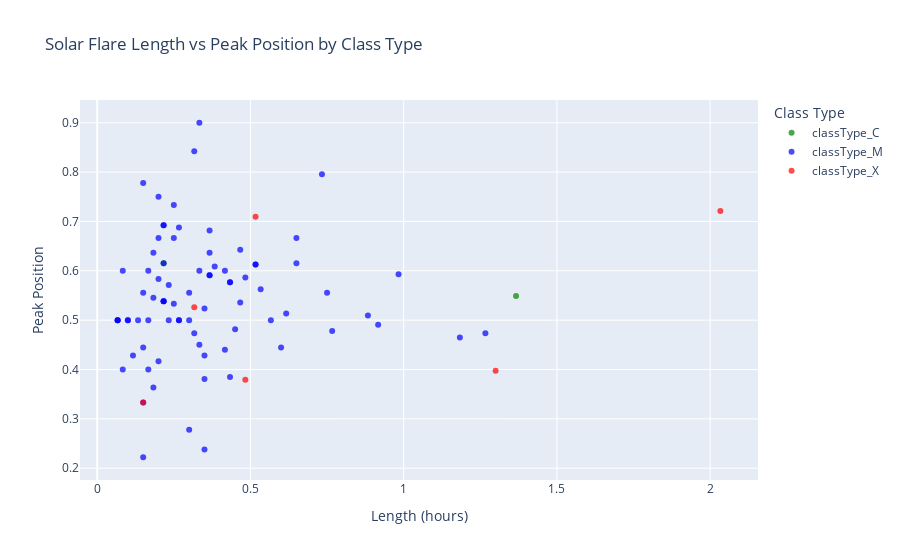

Notebook code cell kept with this figure:
### Code cell
# melting the dataframe from wide rows to long columns
df_sorted = df.melt(id_vars=['flrID', 'peakPosition', 'length'], value_vars=['classType_C', 'classType_M', 'classType_X'], var_name='ClassType', value_name='Presence')

# filter the dataframe to only include rows where the class type is present
df_sorted = df_sorted[df_sorted['Presence'] == 1]

# convert length to hours so it can be represented as a floating-point
df_sorted['length_hours'] = df_sorted['length'].dt.total_seconds() / 3600

# assign colors based on class type to be called later in figure
color_map = {'classType_C': 'green', 'classType_M': 'blue', 'classType_X': 'red'}

# create the scatter plot
fig = px.scatter(
    df_sorted,
    x='length_hours',
    y='peakPosition',
    color='ClassType',
    hover_name='flrID',
    title='Solar Flare Length vs Peak Position by Class Type',
    labels={
        'length_hours': 'Length (hours)',
        'peakPosition': 'Peak Position',
        'ClassType': 'Class Type'
    },
    color_discrete_map=color_map,
    opacity=0.7
)

fig.show()

### Figure 1 — Plotly figure (JSON) as saved in the notebook; plotly's stock layout.template omitted (floating-point values rounded to 4 significant figures)
{"data": [{"hovertemplate": "<b>%{hovertext}</b><br><br>Class Type=classType_C<br>Length (hours)=%{x}<br>Peak Position=%{y}<extra></extra>", "hovertext": ["2024-09-26T19:41:00-FLR-001", "2024-09-29T05:26:00-FLR-001"], "legendgroup": "classType_C", "marker": {"color": "green", "opacity": 0.7, "symbol": "circle"}, "mode": "markers", "name": "classType_C", "orientation": "v", "showlegend": true, "type": "scatter", "x": [0.2167, 1.367], "xaxis": "x", "y": [0.6154, 0.5488], "yaxis": "y"}, {"hovertemplate": "<b>%{hovertext}</b><br><br>Class Type=classType_M<br>Length (hours)=%{x}<br>Peak Position=%{y}<extra></extra>", "hovertext": ["2024-09-22T21:12:00-FLR-001", "2024-09-23T14:23:00-FLR-001", "2024-09-25T22:57:00-FLR-001", "2024-09-26T22:58:00-FLR-001", "2024-09-29T12:49:00-FLR-001", "2024-09-29T14:09:00-FLR-001", "2024-09-29T14:31:00-FLR-001", "2024-09-30T23:37:00-FLR-001", "2024-10-01T14:41:00-FLR-001", "2024-10-01T18:52:00-FLR-001", "2024-10-02T01:43:00-FLR-001", "2024-10-02T02:31:00-FLR-001", "2024-10-02T05:30:00-FLR-001", "2024-10-02T06:19:00-FLR-001", "2024-10-02T13:22:00-FLR-001", "2024-10-02T19:58:00-FLR-001", "2024-10-02T20:27:00-FLR-001", "2024-10-03T02:23:00-FLR-001", "2024-10-03T03:22:00-FLR-001", "2024-10-03T08:10:00-FLR-001", "2024-10-03T08:30:00-FLR-001", "2024-10-03T09:19:00-FLR-001", "2024-10-03T12:00:00-FLR-001", "2024-10-03T17:18:00-FLR-001", "2024-10-03T19:18:00-FLR-001", "2024-10-03T20:09:00-FLR-001", "2024-10-03T21:39:00-FLR-001", "2024-10-03T23:26:00-FLR-001", "2024-10-04T00:09:00-FLR-001", "2024-10-04T04:36:00-FLR-001", "2024-10-04T05:30:00-FLR-001", "2024-10-04T10:58:00-FLR-001", "2024-10-04T20:55:00-FLR-001", "2024-10-04T22:04:00-FLR-001", "2024-10-05T00:07:00-FLR-001", "2024-10-05T08:18:00-FLR-001", "2024-10-05T08:37:00-FLR-001", "2024-10-05T20:33:00-FLR-001", "2024-10-05T23:10:00-FLR-001", "2024-10-06T00:09:00-FLR-001", "2024-10-06T01:30:00-FLR-001", "2024-10-06T15:14:00-FLR-001", "2024-10-06T16:41:00-FLR-001", "2024-10-06T18:52:00-FLR-001", "2024-10-06T20:52:00-FLR-001", "2024-10-07T18:03:00-FLR-001", "2024-10-08T01:01:00-FLR-001", "2024-10-08T08:43:00-FLR-001", "2024-10-09T05:41:00-FLR-001", "2024-10-09T22:59:00-FLR-001", "2024-10-10T11:47:00-FLR-001", "2024-10-10T12:10:00-FLR-001", "2024-10-10T12:22:00-FLR-001", "2024-10-10T16:51:00-FLR-001", "2024-10-10T21:54:00-FLR-001", "2024-10-11T15:48:00-FLR-001", "2024-10-11T16:07:00-FLR-001", "2024-10-11T22:50:00-FLR-001", "2024-10-14T00:04:00-FLR-001", "2024-10-14T13:22:00-FLR-001", "2024-10-15T02:02:00-FLR-001", "2024-10-15T02:23:00-FLR-001", "2024-10-15T10:00:00-FLR-001", "2024-10-15T18:00:00-FLR-001", "2024-10-15T18:28:00-FLR-001", "2024-10-16T03:12:00-FLR-001", "2024-10-16T03:21:00-FLR-001", "2024-10-16T03:28:00-FLR-001", "2024-10-16T03:38:00-FLR-001", "2024-10-16T04:57:00-FLR-001", "2024-10-16T13:12:00-FLR-001", "2024-10-16T14:29:00-FLR-001", "2024-10-16T14:51:00-FLR-001", "2024-10-17T02:12:00-FLR-001", "2024-10-17T04:53:00-FLR-001", "2024-10-18T17:28:00-FLR-001", "2024-10-18T19:27:00-FLR-001", "2024-10-18T23:13:00-FLR-001", "2024-10-19T06:48:00-FLR-001", "2024-10-19T14:27:00-FLR-001"], "legendgroup": "classType_M", "marker": {"color": "blue", "opacity": 0.7, "symbol": "circle"}, "mode": "markers", "name": "classType_M", "orientation": "v", "showlegend": true, "type": "scatter", "x": [0.8833, 1.183, 0.4333, 0.3667, 0.15, 0.3667, 0.25, 0.7667, 0.25, 0.75, 0.2167, 0.2, 0.2667, 0.15, 0.6, 0.4833, 0.65, 0.4167, 0.6167, 0.3333, 0.1833, 0.06667, 0.08333, 0.15, 0.1, 0.5167, 0.15, 0.06667, 0.2667, 0.5167, 0.1833, 0.3, 0.3, 0.2333, 0.2, 0.3167, 0.2167, 0.2167, 0.3, 0.3333, 0.5667, 0.1833, 0.1667, 0.2, 0.9167, 0.9833, 0.06667, 0.2333, 0.35, 0.3667, 0.3833, 0.2, 0.1, 0.35, 1.267, 0.3167, 0.65, 0.7333, 0.45, 0.4667, 0.35, 0.1333, 0.1667, 0.4667, 0.1667, 0.15, 0.08333, 0.1167, 0.35, 0.5333, 0.4333, 0.3667, 0.2167, 0.4333, 0.3333, 0.2167, 0.2667, 0.4167, 0.25, 0.2167], "xaxis": "x", "y": [0.5094, 0.4648, 0.5769, 0.6364, 0.4444, 0.6818, 0.6667, 0.4783, 0.7333, 0.5556, 0.6923, 0.6667, 0.5, 0.5556, 0.4444, 0.5862, 0.6154, 0.44, 0.5135, 0.9, 0.5455, 0.5, 0.6, 0.3333, 0.5, 0.6129, 0.2222, 0.5, 0.5, 0.6129, 0.3636, 0.2778, 0.5, 0.5, 0.4167, 0.4737, 0.5385, 0.5385, 0.5556, 0.45, 0.5, 0.6364, 0.4, 0.5833, 0.4909, 0.5932, 0.5, 0.5714, 0.2381, 0.5909, 0.6087, 0.75, 0.5, 0.4286, 0.4737, 0.8421, 0.6667, 0.7955, 0.4815, 0.5357, 0.5238, 0.5, 0.6, 0.6429, 0.5, 0.7778, 0.4, 0.4286, 0.381, 0.5625, 0.5769, 0.5909, 0.6923, 0.3846, 0.6, 0.6154, 0.6875, 0.6, 0.5333, 0.5385], "yaxis": "y"}, {"hovertemplate": "<b>%{hovertext}</b><br><br>Class Type=classType_X<br>Length (hours)=%{x}<br>Peak Position=%{y}<extra></extra>", "hovertext": ["2024-10-01T21:58:00-FLR-001", "2024-10-03T12:08:00-FLR-001", "2024-10-07T19:02:00-FLR-001", "2024-10-07T19:31:00-FLR-001", "2024-10-09T01:25:00-FLR-001", "2024-10-09T15:44:00-FLR-001"], "legendgroup": "classType_X", "marker": {"color": "red", "opacity": 0.7, "symbol": "circle"}, "mode": "markers", "name": "classType_X", "orientation": "v", "showlegend": true, "type": "scatter", "x": [0.5167, 0.3167, 0.4833, 2.033, 1.3, 0.15], "xaxis": "x", "y": [0.7097, 0.5263, 0.3793, 0.7213, 0.3974, 0.3333], "yaxis": "y"}], "layout": {"autosize": true, "legend": {"title": {"text": "Class Type"}, "tracegroupgap": 0}, "title": {"text": "Solar Flare Length vs Peak Position by Class Type"}, "xaxis": {"anchor": "y", "autorange": true, "domain": [0, 1], "range": [-0.05294, 2.153], "title": {"text": "Length (hours)"}, "type": "linear"}, "yaxis": {"anchor": "x", "autorange": true, "domain": [0, 1], "range": [0.1663, 0.9559], "title": {"text": "Peak Position"}, "type": "linear"}}}
